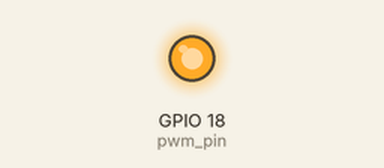
Recording of a program running on a simulated Raspberry Pi (BCM pin numbers). Parts: output pins drawn as LEDs (lit = HIGH). At 0.0 s the program stops and its outputs stay as they are.

Above: at 0.1 s.
Timing chart, 0 to 1.5 s (numbered marks = the images above):
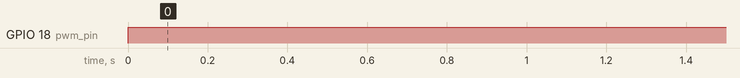

The program:

checkPin.py
```python
import RPi.GPIO as GPIO
import time

# Use BCM pin numbering
GPIO.setmode(GPIO.BCM)

# Set up pin 18 for PWM
pwm_pin = 18
GPIO.setup(pwm_pin, GPIO.OUT)

# Set frequency to 1Hz
pwm = GPIO.PWM(pwm_pin, 1)

# Start PWM with a duty cycle of 50%
pwm.start(50)
```

Measured:
- by itself, GPIO 18 (pwm_pin): LOW → HIGH at 0.00 s
